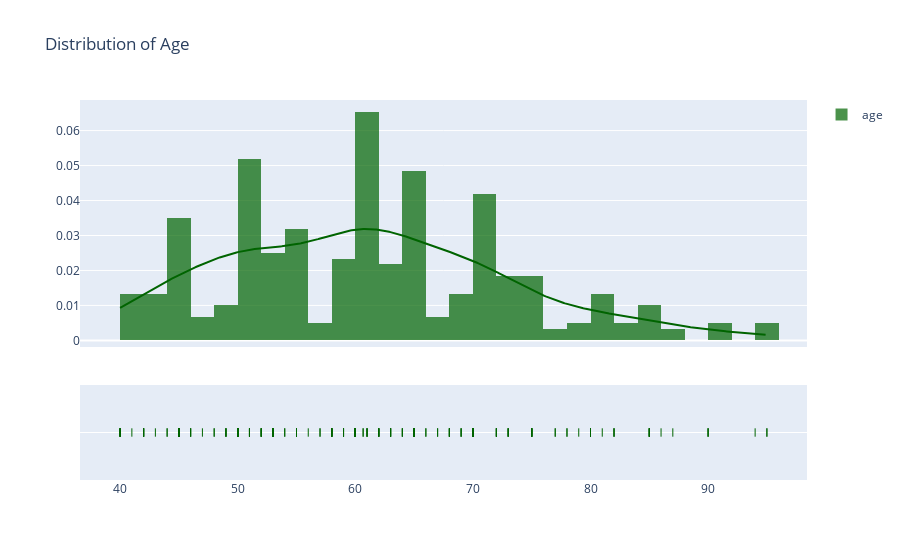

The notebook cell this image was saved under:
### Markdown cell above
## 2. Distribution of Age

### Code cell
hist_data = [heart_faliure_data["age"].values]
group_labels = ['age']

utils.constructDistPlot(hist_data = hist_data, 
                        group_labels = group_labels, 
                        title_text = "Distribution of Age",
                        bin_size = [2, 2],
                        colors = ['rgb(0, 100, 0)'],
                        export_to_png = True)

### Figure 1 — Plotly figure (JSON) as saved in the notebook; plotly's stock layout.template omitted (floating-point values rounded to 4 significant figures; data arrays with more than 128 entries replaced by an {"elided": "..."} marker saying what was removed)
{"data": [{"histnorm": "probability density", "legendgroup": "age", "marker": {"color": "rgb(0, 100, 0)"}, "name": "age", "opacity": 0.7, "type": "histogram", "x": {"elided": "299 float values"}, "xaxis": "x", "xbins": {"end": 95, "size": 2, "start": 40}, "yaxis": "y"}, {"legendgroup": "age", "marker": {"color": "rgb(0, 100, 0)"}, "mode": "lines", "name": "age", "showlegend": false, "type": "scatter", "x": {"elided": "500 float values"}, "xaxis": "x", "y": {"elided": "500 float values"}, "yaxis": "y"}, {"legendgroup": "age", "marker": {"color": "rgb(0, 100, 0)", "symbol": "line-ns-open"}, "mode": "markers", "name": "age", "showlegend": false, "type": "scatter", "x": {"elided": "299 float values"}, "xaxis": "x", "y": {"elided": "299 str values"}, "yaxis": "y2"}], "layout": {"autosize": true, "barmode": "overlay", "hovermode": "closest", "legend": {"traceorder": "reversed"}, "title": {"text": "Distribution of Age"}, "xaxis": {"anchor": "y2", "autorange": true, "domain": [0, 1], "range": [36.78, 98.22], "type": "linear", "zeroline": false}, "yaxis": {"anchor": "free", "autorange": true, "domain": [0.35, 1], "position": 0, "range": [-0.001888, 0.06875], "type": "linear"}, "yaxis2": {"anchor": "x", "autorange": true, "domain": [0, 0.25], "dtick": 1, "range": [-1, 1], "showticklabels": false, "type": "category"}}}
